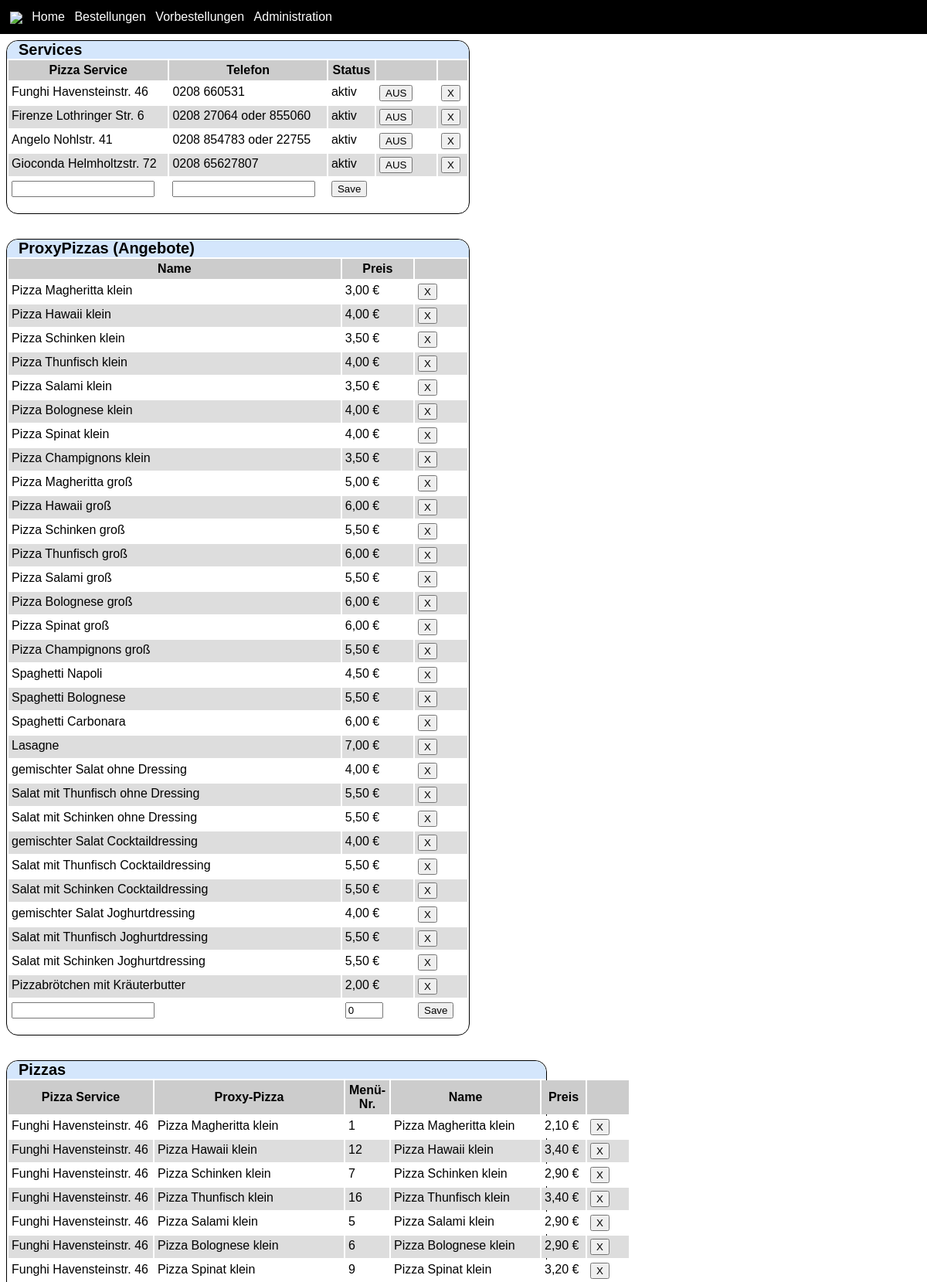
Screenshot of /index.php?action=admin (upper part) with the database file from the repository.
### tables this page shows
CREATE TABLE pizzaservice(id INTEGER PRIMARY KEY AUTOINCREMENT,
    									name VARCHAR(255),
    									phone VARCHAR(255),
    									shipping INTEGER,
    									active BOOL DEFAULT 1);

CREATE TABLE proxypizza(id INTEGER PRIMARY KEY AUTOINCREMENT,
    									name VARCHAR(255),
    									price INTEGER);

CREATE TABLE pizza(id INTEGER PRIMARY KEY AUTOINCREMENT,
    									serviceid INTEGER REFERENCES pizzaservice(id) ON DELETE CASCADE,
    									proxyid INTEGER REFERENCES proxypizza(id) ON DELETE CASCADE,
    									menunumber INTEGER,
    									name VARCHAR(255),
    									description TEXT,
    									price INTEGER);

### actions/admin/index.php (called while the page is built, shortened)
<?php
$pizzaServices = PizzaService::getServices();
$pizzas        = Pizza::getPizzas();
$proxypizzas   = ProxyPizza::getPizzas();
include 'templates/admin/indexSuccess.php';

### config.php (called while the page is built)
<?php return array(
   "event" => "orr2011",
   "logofile" => "logo.png",
   "apiuser" => array(
   ),
"alternatives_visible" => 3); ?>

### lib/helper.class.php (called while the page is built, shortened)
<?php
class helper {
  public static function formatPrice($cent) {
    $decimal = $cent%100;
    if ($decimal == 0) $decimal = "00";
    return floor($cent/100) .",$decimal" . " €";
  }
  public static function getConfig($key) {
      $config = include dirname(__FILE__).'/../config.php';
      return $config[$key];
  }
}

### lib/Database.php (called while the page is built, shortened)
<?php
class Database {
  private static $instance = null;
  public static function pdo() {
    if (self::$instance == null) {
        self::$instance = new PDO("sqlite:" . dirname(__FILE__) . "/../data/" .helper::getConfig("event") . ".db");
    }
    return self::$instance;
  }
}

### lib/PizzaService.php (called while the page is built, shortened)
<?php
class PizzaService {
  public static function getServices($active = null) {
    $query = "select * from " . PizzaService::TABLE_NAME;
    $stmt = Database::pdo()->query($query);
    return $stmt->fetchAll();
  }
}

### lib/ProxyPizza.php (called while the page is built, shortened)
<?php
class ProxyPizza {
  public static function getPizzas() {
    $stmt = Database::pdo()->query("select " . ProxyPizza::TABLE_NAME . ".*
    	 from " . ProxyPizza::TABLE_NAME);
    return $stmt->fetchAll();
  }
}

### lib/Pizza.php (called while the page is built, shortened)
<?php
class Pizza {
  public static function getPizzas() {
    $stmt = Database::pdo()->query("select " . Pizza::TABLE_NAME . ".*,
    	 ". PizzaService::TABLE_NAME .".name as service,
    	 ". ProxyPizza::TABLE_NAME . ".id as proxyid,
    	 ". ProxyPizza::TABLE_NAME . ".name as proxyname from " . Pizza::TABLE_NAME . "
    	  left join ". PizzaService::TABLE_NAME ."
  		  on " . Pizza::TABLE_NAME . ".serviceid = " . PizzaService::TABLE_NAME . ".id
  		  left join ". ProxyPizza::TABLE_NAME ."
  		  on " . Pizza::TABLE_NAME . ".proxyid = " . ProxyPizza::TABLE_NAME . ".id");
    return $stmt->fetchAll();
  }
}

### templates/admin/_pizzas.php (the view, shortened to what this page needs)
<div class="box">
<h1>Pizzas</h1>
<table>
  <tr>
    <th>Pizza Service</th>
    <th>Proxy-Pizza</th>
    <th>Menü-Nr.</th>
    <th>Name</th>
    <th>Preis</th>
    <th width="60px;"> </th>
  </tr>
<?php foreach ($pizzas as $pizza):?>
  <tr>
    <td><?php echo $pizza["service"]?></td>
    <td><?php echo $pizza["proxyname"]?></td>
    <td><?php echo $pizza["menunumber"]?></td>
    <td>
    <div class="pizza_name">
        <?php echo $pizza["name"]?>
      </div>
    </td>
    <td><?php echo helper::formatPrice($pizza["price"])?></td>
    <td>
      <form method="post" action="index.php" style="display: inline;">
        <input type="submit" name="delete" value="X" onclick="return confirm('Are you sure?')">
      </form>
    </td>
  </tr>
<?php endforeach;?>
</table>
</div>

### templates/admin/_services.php (shortened to what this page needs)
<div class="box">
<h1>Services</h1>
<table>
  <tr>
    <th>Pizza Service</th>
    <th>Telefon</th>
    <th>Status</th>
    <th width="70px;"> </th>
    <th width="30px;"> </th>
  </tr>
<?php foreach ($pizzaServices as $service):?>
  <tr>
    <td><?php echo $service["name"]?></td>
    <td><?php echo $service["phone"]?></td>
    <td>
      <?php if ($service["active"]):?>
      aktiv
      <?php else:?>
      überlastet
      <?php endif;?>
    </td>
    <td>
      <form method="post" action="index.php" style="display: inline;">
        <?php if ($service["active"]):?>
        <input type="submit" name="setactive" value="AUS">
        <?php else:?>
        <input type="hidden" name="action" value="setservicestatus">
        <input type="hidden" name="status" value="1">
        <input type="submit" name="setactive" value="AN">
        <?php endif;?>
      </form>
    </td>
    <td>
      <form method="post" action="index.php" style="display: inline;">
        <input type="submit" name="delete" value="X" onclick="return confirm('Are you sure?')">
      </form>
    </td>
  </tr>
<?php endforeach;?>
<form method="post" action="/index.php">
<tr>
    <td><input type="text" name="name"></td>
    <td><input type="text" name="phone"></td>
    <td><input type="submit" value="Save"></td>
  </tr>
</form>
</table>
</div>

### templates/admin/_proxyPizzas.php (shortened to what this page needs)
<div class="box">
<h1>ProxyPizzas (Angebote)</h1>
<table>
  <tr>
    <th>Name</th>
    <th>Preis</th>
    <th width="60px;"> </th>
  </tr>
<?php foreach ($proxypizzas as $proxypizza):?>
  <tr>
    <td>
      <div class="pizza_name">
        <?php echo $proxypizza["name"]?>
      </div>
    </td>
    <td><?php echo helper::formatPrice($proxypizza["price"])?></td>
    <td>
      <form method="post" action="index.php" style="display: inline;">
        <input type="submit" name="delete" value="X" onclick="return confirm('Are you sure?')">
      </form>
    </td>
  </tr>
<?php endforeach;?>
<form method="post" action="/index.php">
  <tr>
    <td>
      <input type="text" name="name" value=""><br />
    </td>
    <td><input type="text" name="price" value="0" size="3"></td>
    <td><input type="submit" value="Save"></td>
  </tr>
</form>
</table>
</div>

### css/style.css (style rules this page uses)
body { font-family: sans-serif; margin: 0; }
h1 { font-size: 125%; margin: 0; margin-bottom: 0em; background-color: #D4E6FC; padding-left: 15px; -moz-border-radius: 15px; border-radius: 15px; border-bottom-right-radius: 0; -moz-border-radius-bottomright: 0; border-bottom-left-radius: 0; -moz-border-radius-bottomleft: 0; }
div.box { border: 1px solid #000; -moz-border-radius: 15px; border-radius: 15px; margin-bottom: 1em; }
table { width: 100%; margin: 0em 0em 15px 0em; }
tr:nth-child(odd) { background-color:#ddd; }
tr:nth-child(even) { background-color:#fff; }
th { background-color: #ccc; padding: 0.25em; }
td { padding: 0.25em; vertical-align: top; }

### rows the page displays
pizzaservice: name "Funghi Havensteinstr. 46", phone "0208 660531", active "aktiv"
pizzaservice: name "Firenze Lothringer Str. 6", phone "0208 27064 oder 855060", active "aktiv"
pizzaservice: name "Angelo Nohlstr. 41", phone "0208 854783 oder 22755", active "aktiv"
pizzaservice: name "Gioconda Helmholtzstr. 72", phone "0208 65627807", active "aktiv"
proxypizza: name "Pizza Magheritta klein", price "3,00 €"
proxypizza: name "Pizza Hawaii klein", price "4,00 €"
proxypizza: name "Pizza Schinken klein", price "3,50 €"
proxypizza: name "Pizza Thunfisch klein", price "4,00 €"
proxypizza: name "Pizza Salami klein", price "3,50 €"
proxypizza: name "Pizza Bolognese klein", price "4,00 €"
proxypizza: name "Pizza Spinat klein", price "4,00 €"
proxypizza: name "Pizza Champignons klein", price "3,50 €"
proxypizza: name "Pizza Magheritta groß", price "5,00 €"
proxypizza: name "Pizza Hawaii groß", price "6,00 €"
proxypizza: name "Pizza Schinken groß", price "5,50 €"
proxypizza: name "Pizza Thunfisch groß", price "6,00 €"
proxypizza: name "Pizza Salami groß", price "5,50 €"
proxypizza: name "Pizza Bolognese groß", price "6,00 €"
proxypizza: name "Pizza Spinat groß", price "6,00 €"
proxypizza: name "Pizza Champignons groß", price "5,50 €"
proxypizza: name "Spaghetti Napoli", price "4,50 €"
proxypizza: name "Spaghetti Bolognese", price "5,50 €"
proxypizza: name "Spaghetti Carbonara", price "6,00 €"
proxypizza: name "Lasagne", price "7,00 €"
proxypizza: name "gemischter Salat ohne Dressing", price "4,00 €"
proxypizza: name "Salat mit Thunfisch ohne Dressing", price "5,50 €"
proxypizza: name "Salat mit Schinken ohne Dressing", price "5,50 €"
proxypizza: name "gemischter Salat Cocktaildressing", price "4,00 €"
proxypizza: name "Salat mit Thunfisch Cocktaildressing", price "5,50 €"
proxypizza: name "Salat mit Schinken Cocktaildressing", price "5,50 €"
proxypizza: name "gemischter Salat Joghurtdressing", price "4,00 €"
proxypizza: name "Salat mit Thunfisch Joghurtdressing", price "5,50 €"
proxypizza: name "Salat mit Schinken Joghurtdressing", price "5,50 €"
proxypizza: name "Pizzabrötchen mit Kräuterbutter", price "2,00 €"
pizza: serviceid.name "Funghi Havensteinstr. 46", proxyname "Pizza Magheritta klein", menunumber "1", name "Pizza Magheritta klein", price "2,10 €"
pizza: serviceid.name "Funghi Havensteinstr. 46", proxyname "Pizza Hawaii klein", menunumber "12", name "Pizza Hawaii klein", price "3,40 €"
pizza: serviceid.name "Funghi Havensteinstr. 46", proxyname "Pizza Schinken klein", menunumber "7", name "Pizza Schinken klein", price "2,90 €"
pizza: serviceid.name "Funghi Havensteinstr. 46", proxyname "Pizza Thunfisch klein", menunumber "16", name "Pizza Thunfisch klein", price "3,40 €"
pizza: serviceid.name "Funghi Havensteinstr. 46", proxyname "Pizza Salami klein", menunumber "5", name "Pizza Salami klein", price "2,90 €"
pizza: serviceid.name "Funghi Havensteinstr. 46", proxyname "Pizza Bolognese klein", menunumber "6", name "Pizza Bolognese klein", price "2,90 €"
pizza: serviceid.name "Funghi Havensteinstr. 46", proxyname "Pizza Spinat klein", menunumber "9", name "Pizza Spinat klein", price "3,20 €"
